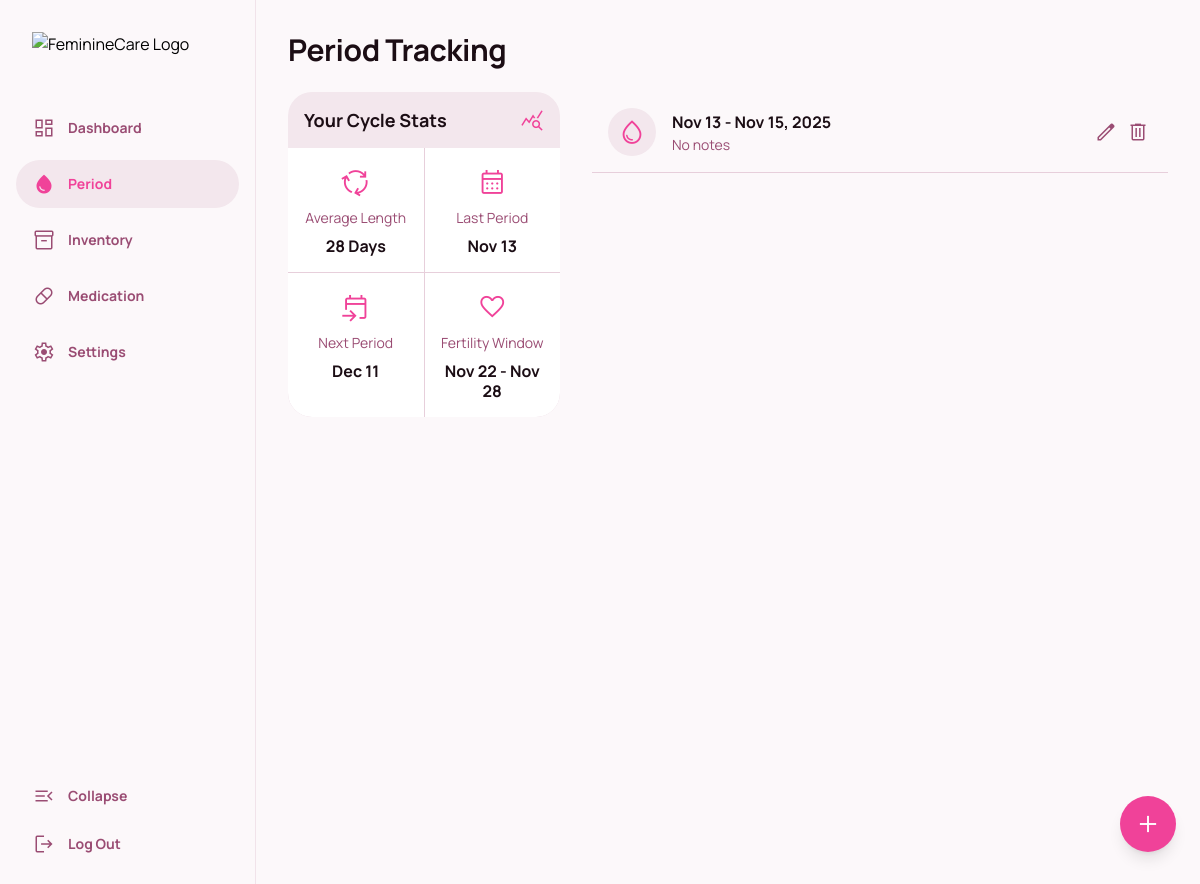
The page /period (signed in) on the database its author committed.
### models.py (models this page shows)
class Period(db.Model):
    id = db.Column(db.Integer, primary_key=True)
    user_id = db.Column(db.Integer, db.ForeignKey('user.id'), nullable=False)
    start_date = db.Column(db.Date, nullable=False)
    end_date = db.Column(db.Date, nullable=False)
    notes = db.Column(db.Text)
    created_at = db.Column(db.DateTime, default=datetime.utcnow)

### app.py (the view)
    def decorated_function(*args, **kwargs):
        if 'user_id' not in session:
            return redirect(url_for('login'))
        return f(*args, **kwargs)

### app.py (called while the page is built, shortened)
def login_required(f):
    def decorated_function(*args, **kwargs):
        if 'user_id' not in session:
            return redirect(url_for('login'))
        return f(*args, **kwargs)
    decorated_function.__name__ = f.__name__
    return decorated_function

def get_user_data():
    if 'user_id' in session:
        user = User.query.get(session['user_id'])
        return user
    return None

@app.context_processor
def inject_user_settings():
    if 'user_id' in session:
        user = get_user_data()
        if user and user.settings:
            return dict(user_settings={
                'cycle_reminders': user.settings.cycle_reminders,
                'medication_reminders': user.settings.medication_reminders,
                'supply_alerts': user.settings.supply_alerts,
                'notification_sounds': user.settings.notification_sounds,
                'passcode_lock': user.settings.passcode_lock
            })

@app.route('/period')
@login_required
def period():
    user = get_user_data()
    cycle_stats = calculate_cycle_stats(user.id)
    periods = Period.query.filter_by(user_id=user.id).order_by(Period.start_date.desc()).all()
    return render_template('period.html',
                           user=user,
                           cycle_stats=cycle_stats,
                           periods=periods)

### templates/period.html (shortened to what this page needs)
{% extends "base.html" %}
{% block main_class %}flex flex-col flex-1 px-4 pb-24 md:pb-8 md:p-8{% endblock %}
{% block content %}
<div class="flex items-center bg-surface/50 dark:bg-background-dark/50 p-4 pb-2 -mx-4 justify-between sticky top-0 z-10 backdrop-blur-sm md:bg-transparent md:dark:bg-transparent md:backdrop-blur-none md:relative md:pt-0">
    <h1 class="text-lg font-bold leading-tight tracking-[-0.015em] flex-1 text-center text-text-primary dark:text-white md:text-left md:text-3xl">Period Tracking</h1>
    </div>
<div class="lg:grid lg:grid-cols-3 lg:gap-8 mt-4">
    <div class="lg:col-span-1">
        <div class="my-4 lg:my-0">
            <div class="bg-surface dark:bg-white/5 p-4 flex items-center justify-between rounded-t-lg">
                <h2 class="text-lg font-bold leading-tight text-text-primary dark:text-white">Your Cycle Stats</h2>
                <span class="material-symbols-outlined text-primary dark:text-white">query_stats</span>
            </div>
            <div class="grid grid-cols-2 gap-px bg-border-color dark:bg-border-color/20 rounded-b-lg overflow-hidden">
                <div class="bg-card-background dark:bg-card-background/5 p-4 flex flex-col items-center text-center gap-2">
                    <span class="material-symbols-outlined text-primary text-3xl">cycle</span>
                    <p class="text-sm font-normal text-text-secondary dark:text-text-secondary/80">Average Length</p>
                    <h3 class="text-base font-bold leading-tight text-text-primary dark:text-white">{{ cycle_stats.average_length }} Days</h3>
                </div>
                <div class="bg-card-background dark:bg-card-background/5 p-4 flex flex-col items-center text-center gap-2">
                    <span class="material-symbols-outlined text-primary text-3xl">calendar_month</span>
                    <p class="text-sm font-normal text-text-secondary dark:text-text-secondary/80">Last Period</p>
                    <h3 class="text-base font-bold leading-tight text-text-primary dark:text-white">{{ cycle_stats.last_period or 'N/A' }}</h3>
                </div>
                <div class="bg-card-background dark:bg-card-background/5 p-4 flex flex-col items-center text-center gap-2">
                    <span class="material-symbols-outlined text-primary text-3xl">event_upcoming</span>
                    <p class="text-sm font-normal text-text-secondary dark:text-text-secondary/80">Next Period</p>
                    <h3 class="text-base font-bold leading-tight text-text-primary dark:text-white">{{ cycle_stats.next_period or 'N/A' }}</h3>
                </div>
                <div class="bg-card-background dark:bg-card-background/5 p-4 flex flex-col items-center text-center gap-2">
                    <span class="material-symbols-outlined text-primary text-3xl fill-1">favorite</span>
                    <p class="text-sm font-normal text-text-secondary dark:text-text-secondary/80">Fertility Window</p>
                    <h3 class="text-base font-bold leading-tight text-text-primary dark:text-white">{{ cycle_stats.fertility_window or 'N/A' }}</h3>
                </div>
            </div>
        </div>
    </div>
    <div class="lg:col-span-2">
        <div class="flex flex-col pb-32">
            {% if periods %}
                {% for period in periods %}
                    <div class="flex items-center gap-4 p-4 border-b border-border-color dark:border-border-color/20">
                        <div class="flex items-center justify-center rounded-lg bg-surface dark:bg-white/5 shrink-0 size-12">
                            <span class="material-symbols-outlined text-primary dark:text-white text-3xl">water_drop</span>
                        </div>
                        <div class="flex-1 min-w-0">
                            <p class="text-base font-bold leading-normal text-text-primary dark:text-white truncate">{{ period.start_date.strftime('%b %d') }} - {{ period.end_date.strftime('%b %d, %Y') }}</p>
                            <p class="text-sm font-normal leading-normal text-text-secondary dark:text-text-secondary/80 truncate">{{ period.notes or 'No notes' }}</p>
                        </div>
                        <div class="flex gap-1">
                            <button onclick="editPeriod('{{ period.id }}', '{{ period.start_date.strftime('%Y-%m-%d') }}', '{{ period.end_date.strftime('%Y-%m-%d') }}', '{{ period.notes or '' }}')" class="flex size-7 items-center justify-center text-text-secondary dark:text-text-secondary/80 shrink-0">
                                <span class="material-symbols-outlined">edit</span>
                            </button>
                            <form action="{{ url_for('delete_period', period_id=period.id) }}" method="post" onsubmit="return confirm('Are you sure you want to delete this period?')" class="inline">
                                <button type="submit" class="flex size-7 items-center justify-center text-text-secondary dark:text-text-secondary/80 shrink-0">
                                    <span class="material-symbols-outlined">delete</span>
                                </button>
                            </form>
                        </div>
                    </div>
                {% endfor %}
            {% else %}
                <div class="text-center py-4 text-text-secondary dark:text-gray-400">
                    No period history yet
                </div>
            {% endif %}
        </div>
    </div>
</div>
{% endblock %}

### static/css/style.css (style rules this page uses)
body { font-family: 'Manrope', sans-serif; }

### templates/base.html (style rules this page uses)
.material-symbols-outlined { font-variation-settings: 'FILL' 0, 'wght' 300, 'GRAD' 0, 'opsz' 24; }
body { min-height: max(884px, 100dvh); }

### rows shown on the page
Period: start_date "Nov 13", end_date "Nov 15, 2025", notes "No notes"

### other values the page prints
{{ cycle_stats.average_length }} "28"
{{ cycle_stats.last_period or 'N/A' }} "Nov 13"
{{ cycle_stats.next_period or 'N/A' }} "Dec 11"
{{ cycle_stats.fertility_window or 'N/A' }} "Nov 22 - Nov 28"
